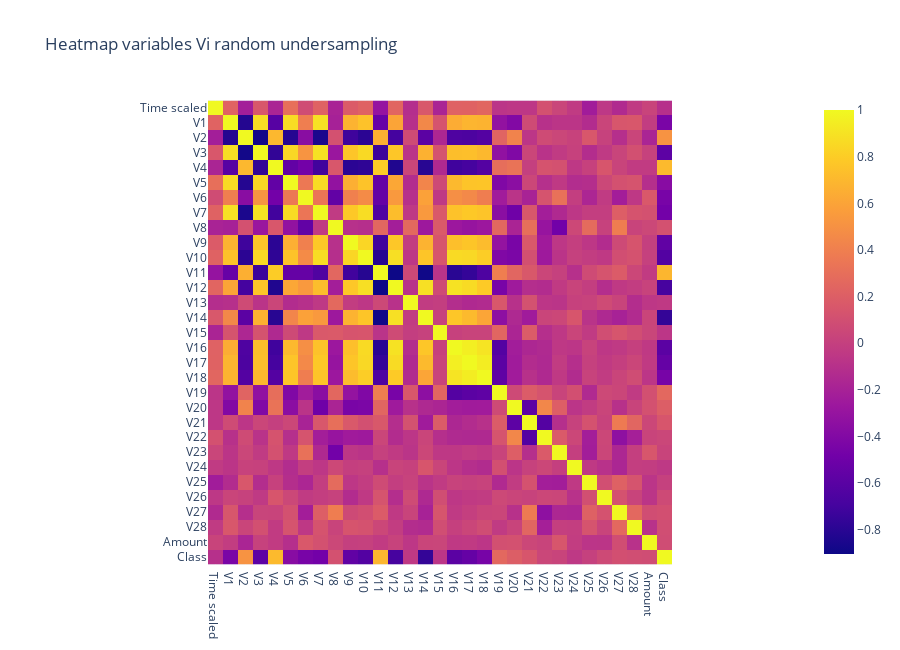

Write notebook code for a chart like this one.
### Markdown cell above
<a id="section_statistics_balanced_dataset"></a>

## Statistics of balanced dataset
Let us explore the statistics of the new balanced dataset. We are using arbitrarily the random undersampling dataset $X_{rus}$, $Y_{rus}$ but similar conclusions should be obtained from the other cases given that in general, subsamples of the  abundant class should also follow the same distribution of the original sample and similarly oversampling the smaller class is just adding more elements that follow an specific distribution into a bigger sample.<br>
The balance set clearly helped.  We can now distingish very defined correlations among the different varibles Vi and also with the column Class.

### Code cell
#Creating heatmap random undersampling
data_XY=np.concatenate((X_rus,Y_rus.reshape(-1,1)), axis=1) #change to X_rus
#print(X_rus.shape, Y_rus.reshape(-1,1).shape)

#Correlations
columns_scaled=dftest2.drop(["Time"], axis=1).columns
df_sampling = pd.DataFrame(data_XY,  columns=columns_scaled)#index=indexes_df, X_rus
fig = px.imshow(df_sampling.corr(), title="Heatmap variables Vi random undersampling ")
fig.update_layout(height=650)
fig.show()

### Figure 1 — Plotly figure (JSON) as saved in the notebook; plotly's stock layout.template omitted (floating-point values rounded to 4 significant figures; data arrays with more than 128 entries replaced by an {"elided": "..."} marker saying what was removed)
{"data": [{"coloraxis": "coloraxis", "hovertemplate": "x: %{x}<br>y: %{y}<br>color: %{z}<extra></extra>", "type": "heatmap", "x": ["Time scaled", "V1", "V2", "V3", "V4", "V5", "V6", "V7", "V8", "V9", "V10", "V11", "V12", "V13", "V14", "V15", "V16", "V17", "V18", "V19", "V20", "V21", "V22", "V23", "V24", "V25", "V26", "V27", "V28", "Amount", "Class"], "y": ["Time scaled", "V1", "V2", "V3", "V4", "V5", "V6", "V7", "V8", "V9", "V10", "V11", "V12", "V13", "V14", "V15", "V16", "V17", "V18", "V19", "V20", "V21", "V22", "V23", "V24", "V25", "V26", "V27", "V28", "Amount", "Class"], "z": {"elided": "31x31 float values"}}], "layout": {"coloraxis": {"colorscale": [[0, "#0d0887"], [0.1111, "#46039f"], [0.2222, "#7201a8"], [0.3333, "#9c179e"], [0.4444, "#bd3786"], [0.5556, "#d8576b"], [0.6667, "#ed7953"], [0.7778, "#fb9f3a"], [0.8889, "#fdca26"], [1, "#f0f921"]]}, "height": 650, "title": {"text": "Heatmap variables Vi random undersampling "}, "xaxis": {"constrain": "domain", "scaleanchor": "y"}, "yaxis": {"autorange": "reversed", "constrain": "domain"}}}
